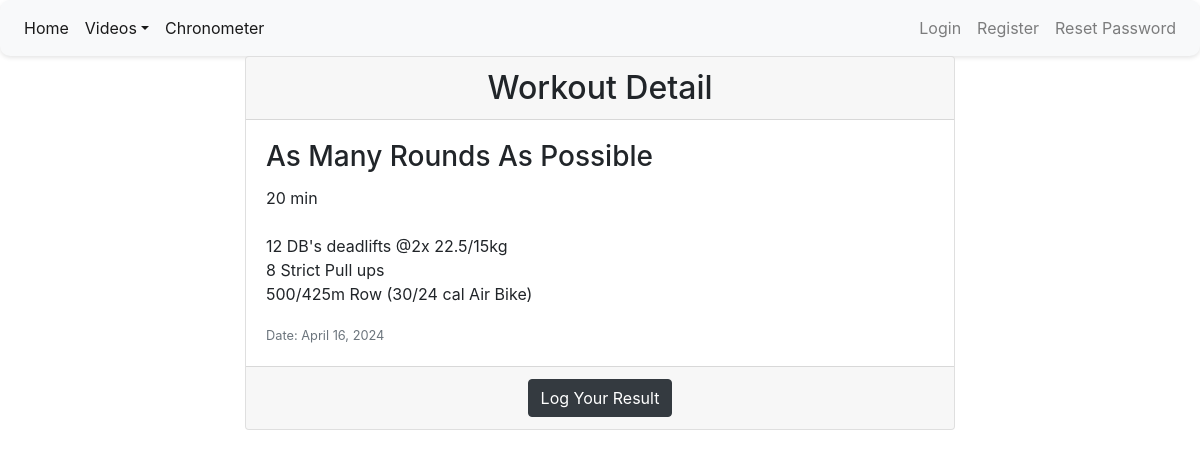
The page /workout/7/ on the database its author committed.
### crossfit/models.py (models this page shows, shortened)
class Workout(models.Model):
    TYPE_CHOICES = [
        ('AMRAP', 'As Many Rounds As Possible'),
        ('EMOM', 'Every Minute On the Minute'),
        ('FOR_TIME', 'For Time'),
    ]
    type = models.CharField(max_length=10, choices=TYPE_CHOICES)
    description = models.TextField()
    date = models.DateField()

### crossfit/views.py (the view)
# urls.py: path('workout/<int:pk>/', views.WorkoutDetailView.as_view(), name='workout_detail'),
class WorkoutDetailView(DetailView):
    model = Workout
    template_name = 'wkdetails.html'
    context_object_name = 'workout'

### templates/wkdetails.html (shortened to what this page needs)
{% extends 'base.html' %}
{% block content %}
<div class="container">
    <div class="row justify-content-center">
        <div class="col-md-8">
            <div class="card">
                <div class="card-header">
                    <h2 class="text-center mb-0">Workout Detail</h2>
                </div>
                <div class="card-body">
                    <h3 class="card-title">{{ workout.get_type_display }}</h3>
                    <p class="card-text" style="white-space: pre-line;">{{ workout.description }}</p>
                    <p class="card-text"><small class="text-muted">Date: {{ workout.date }}</small></p>
                </div>
                <div class="card-footer text-center">
                    <a href="{% url 'submit_workout_response' workout_id=workout.id %}" class="btn btn-dark">Log Your Result</a>
                </div>
            </div>
        </div>
    </div>
</div>
{% endblock %}

### rows shown on the page
Workout: type "As Many Rounds As Possible", description "20 min 12 DB's deadlifts @2x 22.5/15kg 8 Strict Pull ups 500/425m Row (30/24 cal Air Bike)", date "April 16, 2024"
